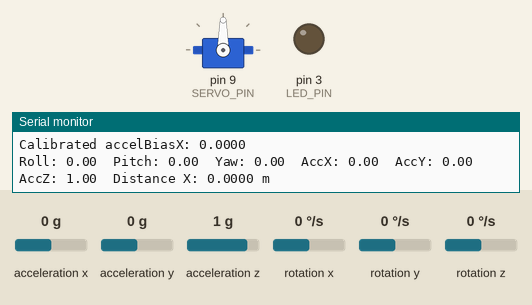
Bench run of a sketch on a simulated Arduino Uno, built with avr-gcc and run on an emulated ATmega328P. On the bench: servo, output pins drawn as LEDs (lit = HIGH), the last lines printed to the serial monitor. Inputs (shaded band) come from the test bench; at power-on: rotation z 0 °/s, acceleration x 0 g, acceleration y 0 g, acceleration z 1 g, rotation x 0 °/s, rotation y 0 °/s.

Above: at 2.0 s.
2.1 s: rotation z set to -192 °/s
At 2.46 s:
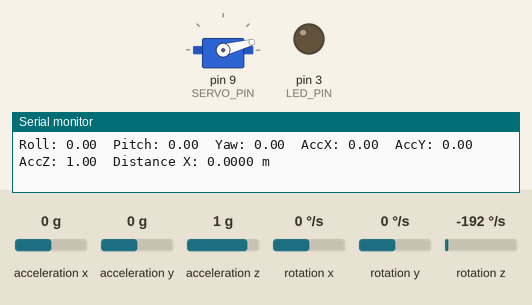
At 3.3 s:
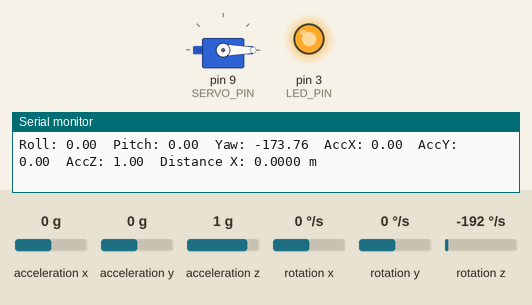
4.0 s: rotation z set to 91 °/s
7.0 s: rotation z set to 99 °/s
10.0 s: rotation z set to -100 °/s
At 11.4 s:
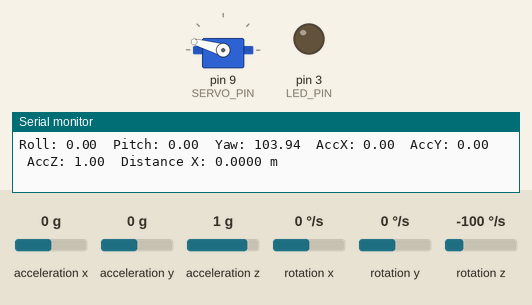
Timing chart, 0 to 14.0 s (numbered marks = the images above; inputs shaded):
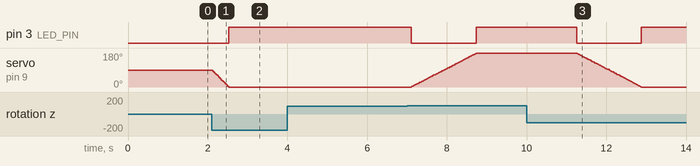

Measured:
- after the input at 2.1 s, pin 3 (LED_PIN): LOW → HIGH after 0.42 s; servo on pin 9 (SERVO_PIN): moves from 90° to 0° over 0.41 s, starting at once
- after the input at 10.0 s, pin 3 (LED_PIN): HIGH → LOW after 1.3 s, → HIGH 1.6 s later; servo on pin 9 (SERVO_PIN): moves from 180° to 0° over 1.6 s, starting after 1.3 s

The sketch:

sortaworkyv2noC.ino
```cpp
#include <Wire.h>
#include <Servo.h>
#include "MPU6050.h"

#define SERVO_PIN 9    // Servo motor control (Controller P9)
#define LED_PIN 3      // LED "L" / D3 for brightness control

#define YAW_MAX 81   // Maximum allowed yaw in degrees
#define YAW_MIN -81  // Minimum allowed yaw in degrees
#define ACC_THRESHOLD_LOW  0.12   // Below this (g): LED off
#define ACC_THRESHOLD_HIGH 1.12    // Above this (g): LED fully on

// Sensor conversion factors
#define ACCEL_SENSITIVITY 16384.0  // For ±2g mode (LSB/g)
#define GYRO_SENSITIVITY  131.0     // For ±250degree/sec mode (LSB/(degree/sec))

// Filter and integration constants
const float compFilterAlpha = 0.98;  // Complementary filter weight for gyro
const float VELOCITY_THRESHOLD = 0.01;     // Deadband for velocity in m/s

MPU6050 mpu;
Servo servo;

// Orientation (in radians)
float fusedRoll = 0.0, fusedPitch = 0.0, fusedYaw = 0.0;
bool firstOrientation = true;
unsigned long lastTimeOrientation = 0;

// Displacement integration variables (world X axis)
float distanceX = 0.0;
float velocityX = 0.0;
unsigned long lastDistanceTime = 0;

// Accelerometer bias for X axis in g's
float accelBiasX = 0.0;

// Output interval (ms)
const unsigned long OUTPUT_INTERVAL = 1000;
unsigned long lastOutputTime = 0;

void setup() {
  Serial.begin(9600);
  Wire.begin();

  mpu.initialize();
  if (!mpu.testConnection()) {
    Serial.println("MPU6050 connection failed!");
    while (1);
  }

  // Set sensor full-scale ranges
  mpu.setFullScaleGyroRange(MPU6050_GYRO_FS_250);
  mpu.setFullScaleAccelRange(MPU6050_ACCEL_FS_2);

  servo.attach(SERVO_PIN);
  pinMode(LED_PIN, OUTPUT);

  lastTimeOrientation = millis();
  lastDistanceTime = millis();
  lastOutputTime = millis();

  // Accelerometer Calibration (X-axis)
  const int numSamples = 100;
  float sumX = 0.0;
  for (int i = 0; i < numSamples; i++) {
    int16_t ax, ay, az, gx, gy, gz;
    mpu.getMotion6(&ax, &ay, &az, &gx, &gy, &gz);
    float rawAccelX = ax / ACCEL_SENSITIVITY;
    sumX += rawAccelX;
    delay(5);
  }
  accelBiasX = sumX / numSamples;
  Serial.print("Calibrated accelBiasX: ");
  Serial.println(accelBiasX, 4);
}

void loop() {
  // Orientation Update
  unsigned long currentTime = millis();
  float dt = (currentTime - lastTimeOrientation) / 1000.0;
  if (dt <= 0) dt = 0.01;
  lastTimeOrientation = currentTime;

  int16_t ax, ay, az, gx, gy, gz;
  mpu.getMotion6(&ax, &ay, &az, &gx, &gy, &gz);

  // Correct accelerometer readings (in g's)
  float ax_corr = (ax / ACCEL_SENSITIVITY) - accelBiasX;
  float ay_corr = (ay / ACCEL_SENSITIVITY);
  float az_corr = (az / ACCEL_SENSITIVITY);

  // Gyro readings in deg/s, convert to rad/s
  float gyroX = (gx / GYRO_SENSITIVITY) * DEG_TO_RAD;
  float gyroY = (gy / GYRO_SENSITIVITY) * DEG_TO_RAD;
  float gyroZ = (gz / GYRO_SENSITIVITY) * DEG_TO_RAD;

  // Compute accelerometer-based angles (in radians)
  float accRoll = atan2(ay_corr, az_corr);
  float accPitch = atan2(-ax_corr, sqrt(ay_corr * ay_corr + az_corr * az_corr));

  // Complementary filter for roll and pitch, integrate gyro for yaw
  if (firstOrientation) {
    fusedRoll = accRoll;
    fusedPitch = accPitch;
    fusedYaw = 0.0;
    firstOrientation = false;
  } else {
    fusedRoll = compFilterAlpha * (fusedRoll + gyroX * dt) + (1 - compFilterAlpha) * accRoll;
    fusedPitch = compFilterAlpha * (fusedPitch + gyroY * dt) + (1 - compFilterAlpha) * accPitch;
    fusedYaw = fusedYaw + gyroZ * dt;  // Yaw from gyro integration only
  }

  // Servo Control Based on Yaw
  float yaw_deg = fusedYaw * RAD_TO_DEG;
  float servoYaw = yaw_deg;
  bool outOfRange = false;
  if (servoYaw > YAW_MAX) {
    servoYaw = YAW_MAX;
    outOfRange = true;
  } else if (servoYaw < YAW_MIN) {
    servoYaw = YAW_MIN;
    outOfRange = true;
  }
  int servoAngle = map(servoYaw, YAW_MIN, YAW_MAX, 0, 180);
  servo.write(servoAngle);

  // LED Brightness Control (using raw X-axis acceleration)
  if (outOfRange) {
    analogWrite(LED_PIN, 255);
  } else {
    float absAccelX = fabs(ax_corr);
    int brightness;
    if (absAccelX < ACC_THRESHOLD_LOW)
      brightness = 0;
    else if (absAccelX > ACC_THRESHOLD_HIGH)
      brightness = 255;
    else
      brightness = (int)(((absAccelX - ACC_THRESHOLD_LOW) / (ACC_THRESHOLD_HIGH - ACC_THRESHOLD_LOW)) * 255);
    analogWrite(LED_PIN, brightness);
  }

  // Sensor Fusion for Displacement
  // Convert corrected accelerometer readings to m/s²
  float ax_mps2 = ax_corr * 9.81;
  float ay_mps2 = ay_corr * 9.81;
  float az_mps2 = az_corr * 9.81;

  // Compute expected gravity vector in sensor frame from fused roll and pitch
  float g_sensor_x = -sin(fusedPitch) * 9.81;
  float g_sensor_y = sin(fusedRoll) * cos(fusedPitch) * 9.81;
  float g_sensor_z = cos(fusedRoll) * cos(fusedPitch) * 9.81;

  // Subtract gravity to obtain linear acceleration (sensor frame)
  float ax_lin = ax_mps2 - g_sensor_x;
  float ay_lin = ay_mps2 - g_sensor_y;
  // We'll use only the horizontal components for displacement

  // Rotate horizontal (x-y) linear acceleration by fused yaw to align with world X–axis
  float a_world_x = ax_lin * cos(fusedYaw) - ay_lin * sin(fusedYaw);

  // Distance Integration (Trapezoidal with Zero Velocity Update)
  unsigned long currentDistanceTime = millis();
  float dtDistance = (currentDistanceTime - lastDistanceTime) / 1000.0;
  lastDistanceTime = currentDistanceTime;

  // Integrate a_world_x to update velocity using trapezoidal rule
  static float prevAccX = 0.0;
  float newVelocityX = velocityX + 0.5 * (prevAccX + a_world_x) * dtDistance;
  if (fabs(newVelocityX) < VELOCITY_THRESHOLD)
      newVelocityX = 0.0;

  // Zero velocity update: if acceleration remains near zero for a period, reset velocity
  const float ACCEL_DRIFT_THRESHOLD = 0.05; // m/s² threshold for stationary detection
  static float stationaryTime = 0.0;
  if (fabs(a_world_x) < ACCEL_DRIFT_THRESHOLD)
    stationaryTime += dtDistance;
  else
    stationaryTime = 0.0;
  if (stationaryTime > 0.2) {  // if stationary for more than 0.2 seconds
    newVelocityX = 0.0;
  }

  // Update displacement using trapezoidal integration of velocity
  distanceX += 0.5 * (velocityX + newVelocityX) * dtDistance;
  velocityX = newVelocityX;
  prevAccX = a_world_x;

  // Output Data Once Per Second
  if (millis() - lastOutputTime >= OUTPUT_INTERVAL) {
    lastOutputTime = millis();
    Serial.print("Roll: "); Serial.print(fusedRoll * RAD_TO_DEG, 2);
    Serial.print("  Pitch: "); Serial.print(fusedPitch * RAD_TO_DEG, 2);
    Serial.print("  Yaw: "); Serial.print(yaw_deg, 2);
    Serial.print("  AccX: "); Serial.print(ax_corr, 2);
    Serial.print("  AccY: "); Serial.print(ay_corr, 2);
    Serial.print("  AccZ: "); Serial.print(az_corr, 2);
    Serial.print("  Distance X: "); Serial.print(distanceX, 4);
    Serial.println(" m");
  }
}
```

Servo_Control_C.ino
```cpp
#include <avr/io.h>
#include <avr/interrupt.h>
#include <util/delay.h>

void initialize_servo_timer(){ // uses Timer 1 for 16 bits
  DDRB |= (1 << PB1);  // set PB1 OC1A as servo output

  // set timer to fast PWM to clear OC1A on match to use top value (ICR1 which will set the PWM frequency)
  TCCR1A |= (1<<COM1A1) | (1<<WGM11);  // set PB1 PMW to the timer
  TCCR1B |= (1<<WGM13) | (1<<WGM12) | (1<<CS11); // prescaler set to 8, clock frequency = 16MHz/8 = 2MHz, so PWM frequecny = 50Hz and fits in 16 bit range
  ICR1 = 19999; // set PWM to 50Hz = (16MHz / (8 * 50)) - 1
  OCR1A = 1500; // initialize angle to 90 degrees = 1000 + (angle*1000)/180
}

void write_servo(uint8_t angle){ // converts angle to pulse width, sets it with OCR1A Timer 1 PWM
  uint16_t pulse = 1000 + ((angle*1000)/180);
  OCR1A = pulse;
}

int main(){

  initialize_servo_timer();

  while(1){
    write_servo(0);
    _delay_ms(1000);
    write_servo(90);
    _delay_ms(1000);
    write_servo(180);
    _delay_ms(1000);
    write_servo(90);
    _delay_ms(1000);
  }
}
```
